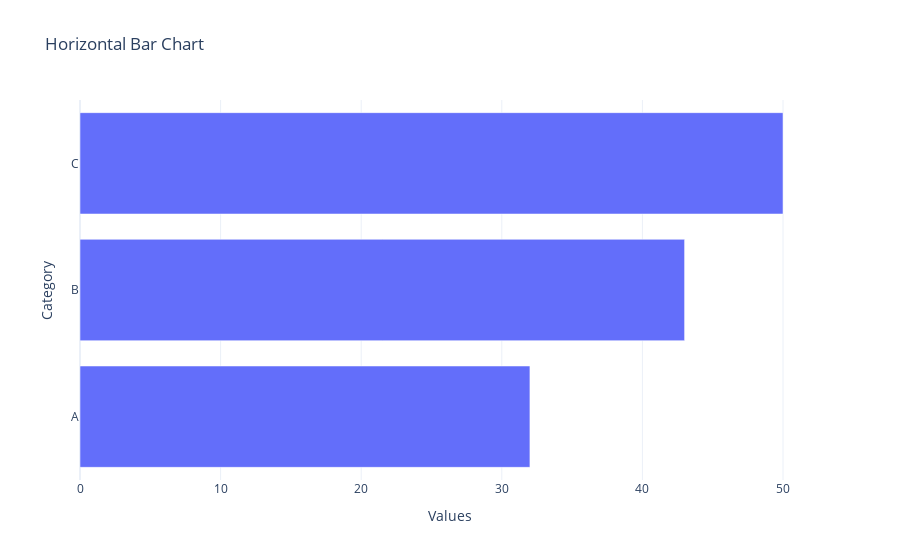

Here is the notebook cell this chart was saved with:
### Code cell
fig = px.bar(df2, y='Category', x='Values', orientation='h',
            title='Horizontal Bar Chart')
fig.show()

### Figure 1 — Plotly figure (JSON) as saved in the notebook; plotly's stock layout.template omitted (floating-point values rounded to 4 significant figures)
{"data": [{"hovertemplate": "Values=%{x}<br>Category=%{y}<extra></extra>", "legendgroup": "", "marker": {"color": "#636efa", "pattern": {"shape": ""}}, "name": "", "orientation": "h", "showlegend": false, "textposition": "auto", "type": "bar", "x": [32, 43, 50], "xaxis": "x", "y": ["A", "B", "C"], "yaxis": "y"}], "layout": {"barmode": "relative", "legend": {"tracegroupgap": 0}, "title": {"text": "Horizontal Bar Chart"}, "xaxis": {"anchor": "y", "domain": [0, 1], "title": {"text": "Values"}}, "yaxis": {"anchor": "x", "domain": [0, 1], "title": {"text": "Category"}}}}
